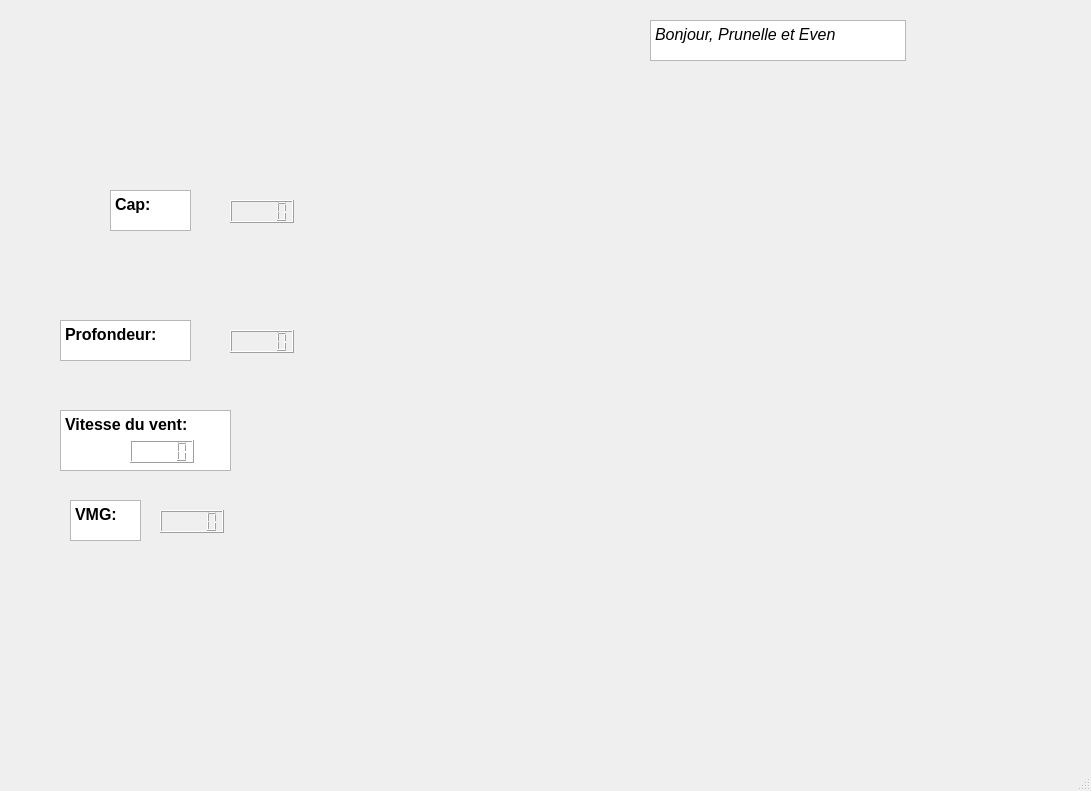
<?xml version="1.0" encoding="UTF-8"?>
<ui version="4.0">
 <class>MainWindow</class>
 <widget class="QMainWindow" name="MainWindow">
  <property name="geometry">
   <rect>
    <x>0</x>
    <y>0</y>
    <width>1091</width>
    <height>791</height>
   </rect>
  </property>
  <property name="windowTitle">
   <string>MainWindow</string>
  </property>
  <widget class="QWidget" name="centralwidget">
   <widget class="QLabel" name="label">
    <property name="geometry">
     <rect>
      <x>50</x>
      <y>0</y>
      <width>1061</width>
      <height>761</height>
     </rect>
    </property>
    <property name="text">
     <string/>
    </property>
    <property name="pixmap">
     <pixmap>image_test.jpg</pixmap>
    </property>
   </widget>
   <widget class="QLabel" name="label_2">
    <property name="geometry">
     <rect>
      <x>100</x>
      <y>-20</y>
      <width>251</width>
      <height>271</height>
     </rect>
    </property>
    <property name="text">
     <string/>
    </property>
    <property name="pixmap">
     <pixmap>télécharger.png</pixmap>
    </property>
   </widget>
   <widget class="QTextBrowser" name="textBrowser">
    <property name="geometry">
     <rect>
      <x>110</x>
      <y>190</y>
      <width>81</width>
      <height>41</height>
     </rect>
    </property>
    <property name="html">
     <string>&lt;!DOCTYPE HTML PUBLIC &quot;-//W3C//DTD HTML 4.0//EN&quot; &quot;http://www.w3.org/TR/REC-html40/strict.dtd&quot;&gt;
&lt;html&gt;&lt;head&gt;&lt;meta name=&quot;qrichtext&quot; content=&quot;1&quot; /&gt;&lt;style type=&quot;text/css&quot;&gt;
p, li { white-space: pre-wrap; }
&lt;/style&gt;&lt;/head&gt;&lt;body style=&quot; font-family:'MS Shell Dlg 2'; font-size:7.8pt; font-weight:400; font-style:normal;&quot;&gt;
&lt;p style=&quot; margin-top:0px; margin-bottom:0px; margin-left:0px; margin-right:0px; -qt-block-indent:0; text-indent:0px;&quot;&gt;&lt;span style=&quot; font-size:12pt; font-weight:600;&quot;&gt;Cap:&lt;/span&gt;&lt;/p&gt;&lt;/body&gt;&lt;/html&gt;</string>
    </property>
   </widget>
   <widget class="QTextBrowser" name="textBrowser_2">
    <property name="geometry">
     <rect>
      <x>60</x>
      <y>320</y>
      <width>131</width>
      <height>41</height>
     </rect>
    </property>
    <property name="html">
     <string>&lt;!DOCTYPE HTML PUBLIC &quot;-//W3C//DTD HTML 4.0//EN&quot; &quot;http://www.w3.org/TR/REC-html40/strict.dtd&quot;&gt;
&lt;html&gt;&lt;head&gt;&lt;meta name=&quot;qrichtext&quot; content=&quot;1&quot; /&gt;&lt;style type=&quot;text/css&quot;&gt;
p, li { white-space: pre-wrap; }
&lt;/style&gt;&lt;/head&gt;&lt;body style=&quot; font-family:'MS Shell Dlg 2'; font-size:7.8pt; font-weight:400; font-style:normal;&quot;&gt;
&lt;p style=&quot; margin-top:0px; margin-bottom:0px; margin-left:0px; margin-right:0px; -qt-block-indent:0; text-indent:0px;&quot;&gt;&lt;span style=&quot; font-size:12pt; font-weight:600;&quot;&gt;Profondeur:&lt;/span&gt;&lt;/p&gt;&lt;/body&gt;&lt;/html&gt;</string>
    </property>
   </widget>
   <widget class="QTextBrowser" name="textBrowser_3">
    <property name="geometry">
     <rect>
      <x>60</x>
      <y>410</y>
      <width>171</width>
      <height>61</height>
     </rect>
    </property>
    <property name="html">
     <string>&lt;!DOCTYPE HTML PUBLIC &quot;-//W3C//DTD HTML 4.0//EN&quot; &quot;http://www.w3.org/TR/REC-html40/strict.dtd&quot;&gt;
&lt;html&gt;&lt;head&gt;&lt;meta name=&quot;qrichtext&quot; content=&quot;1&quot; /&gt;&lt;style type=&quot;text/css&quot;&gt;
p, li { white-space: pre-wrap; }
&lt;/style&gt;&lt;/head&gt;&lt;body style=&quot; font-family:'MS Shell Dlg 2'; font-size:7.8pt; font-weight:400; font-style:normal;&quot;&gt;
&lt;p style=&quot; margin-top:0px; margin-bottom:0px; margin-left:0px; margin-right:0px; -qt-block-indent:0; text-indent:0px;&quot;&gt;&lt;span style=&quot; font-size:12pt; font-weight:600;&quot;&gt;Vitesse du vent:&lt;/span&gt;&lt;/p&gt;&lt;/body&gt;&lt;/html&gt;</string>
    </property>
   </widget>
   <widget class="QTextBrowser" name="textBrowser_4">
    <property name="geometry">
     <rect>
      <x>70</x>
      <y>500</y>
      <width>71</width>
      <height>41</height>
     </rect>
    </property>
    <property name="html">
     <string>&lt;!DOCTYPE HTML PUBLIC &quot;-//W3C//DTD HTML 4.0//EN&quot; &quot;http://www.w3.org/TR/REC-html40/strict.dtd&quot;&gt;
&lt;html&gt;&lt;head&gt;&lt;meta name=&quot;qrichtext&quot; content=&quot;1&quot; /&gt;&lt;style type=&quot;text/css&quot;&gt;
p, li { white-space: pre-wrap; }
&lt;/style&gt;&lt;/head&gt;&lt;body style=&quot; font-family:'MS Shell Dlg 2'; font-size:7.8pt; font-weight:400; font-style:normal;&quot;&gt;
&lt;p style=&quot; margin-top:0px; margin-bottom:0px; margin-left:0px; margin-right:0px; -qt-block-indent:0; text-indent:0px;&quot;&gt;&lt;span style=&quot; font-size:12pt; font-weight:600;&quot;&gt;VMG:&lt;/span&gt;&lt;/p&gt;&lt;/body&gt;&lt;/html&gt;</string>
    </property>
   </widget>
   <widget class="QLCDNumber" name="lcdNumber">
    <property name="geometry">
     <rect>
      <x>230</x>
      <y>200</y>
      <width>64</width>
      <height>23</height>
     </rect>
    </property>
   </widget>
   <widget class="QLCDNumber" name="lcdNumber_2">
    <property name="geometry">
     <rect>
      <x>230</x>
      <y>330</y>
      <width>64</width>
      <height>23</height>
     </rect>
    </property>
   </widget>
   <widget class="QLCDNumber" name="lcdNumber_3">
    <property name="geometry">
     <rect>
      <x>130</x>
      <y>440</y>
      <width>64</width>
      <height>23</height>
     </rect>
    </property>
   </widget>
   <widget class="QLCDNumber" name="lcdNumber_4">
    <property name="geometry">
     <rect>
      <x>160</x>
      <y>510</y>
      <width>64</width>
      <height>23</height>
     </rect>
    </property>
   </widget>
   <widget class="QTextBrowser" name="textBrowser_5">
    <property name="geometry">
     <rect>
      <x>650</x>
      <y>20</y>
      <width>256</width>
      <height>41</height>
     </rect>
    </property>
    <property name="html">
     <string>&lt;!DOCTYPE HTML PUBLIC &quot;-//W3C//DTD HTML 4.0//EN&quot; &quot;http://www.w3.org/TR/REC-html40/strict.dtd&quot;&gt;
&lt;html&gt;&lt;head&gt;&lt;meta name=&quot;qrichtext&quot; content=&quot;1&quot; /&gt;&lt;style type=&quot;text/css&quot;&gt;
p, li { white-space: pre-wrap; }
&lt;/style&gt;&lt;/head&gt;&lt;body style=&quot; font-family:'MS Shell Dlg 2'; font-size:7.8pt; font-weight:400; font-style:normal;&quot;&gt;
&lt;p style=&quot; margin-top:0px; margin-bottom:0px; margin-left:0px; margin-right:0px; -qt-block-indent:0; text-indent:0px;&quot;&gt;&lt;span style=&quot; font-size:12pt; font-style:italic;&quot;&gt;Bonjour, Prunelle et Even&lt;/span&gt;&lt;/p&gt;&lt;/body&gt;&lt;/html&gt;</string>
    </property>
   </widget>
  </widget>
  <widget class="QMenuBar" name="menubar">
   <property name="geometry">
    <rect>
     <x>0</x>
     <y>0</y>
     <width>1091</width>
     <height>26</height>
    </rect>
   </property>
  </widget>
  <widget class="QStatusBar" name="statusbar"/>
 </widget>
 <resources/>
 <connections/>
</ui>
